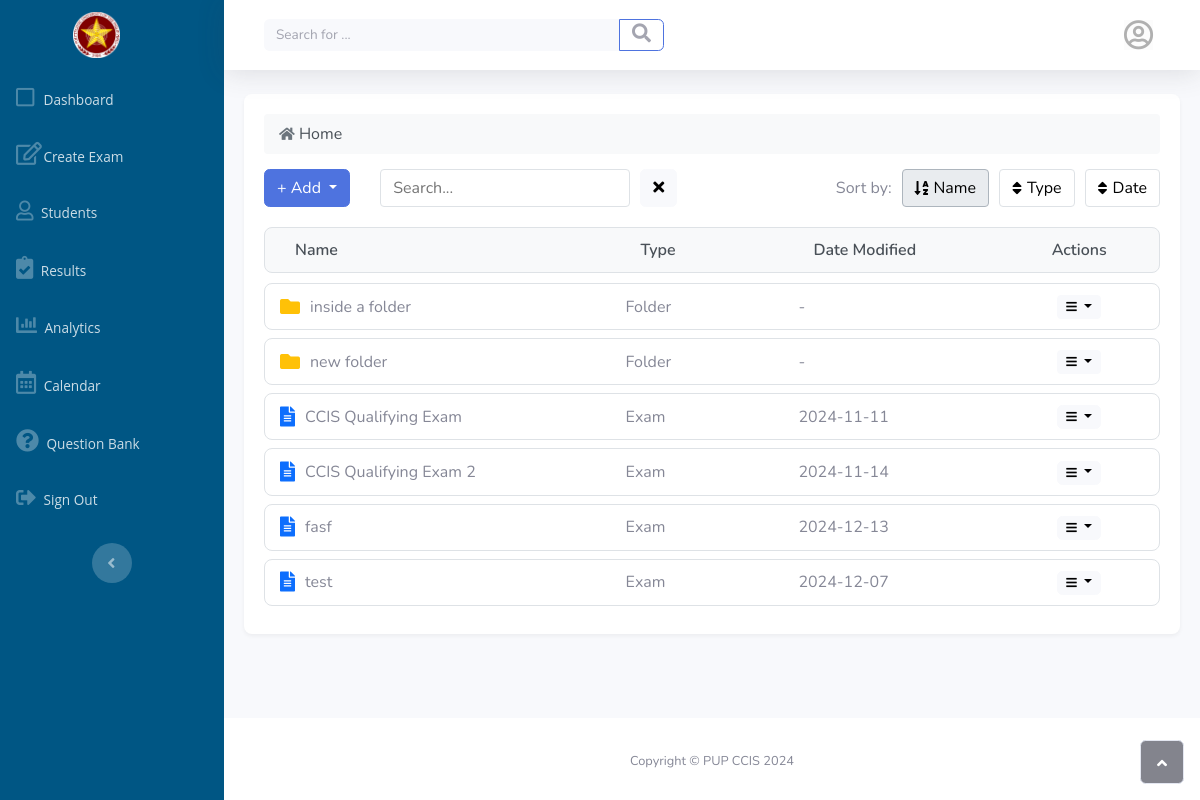
The app's page /admin/create-exam.php, older data.
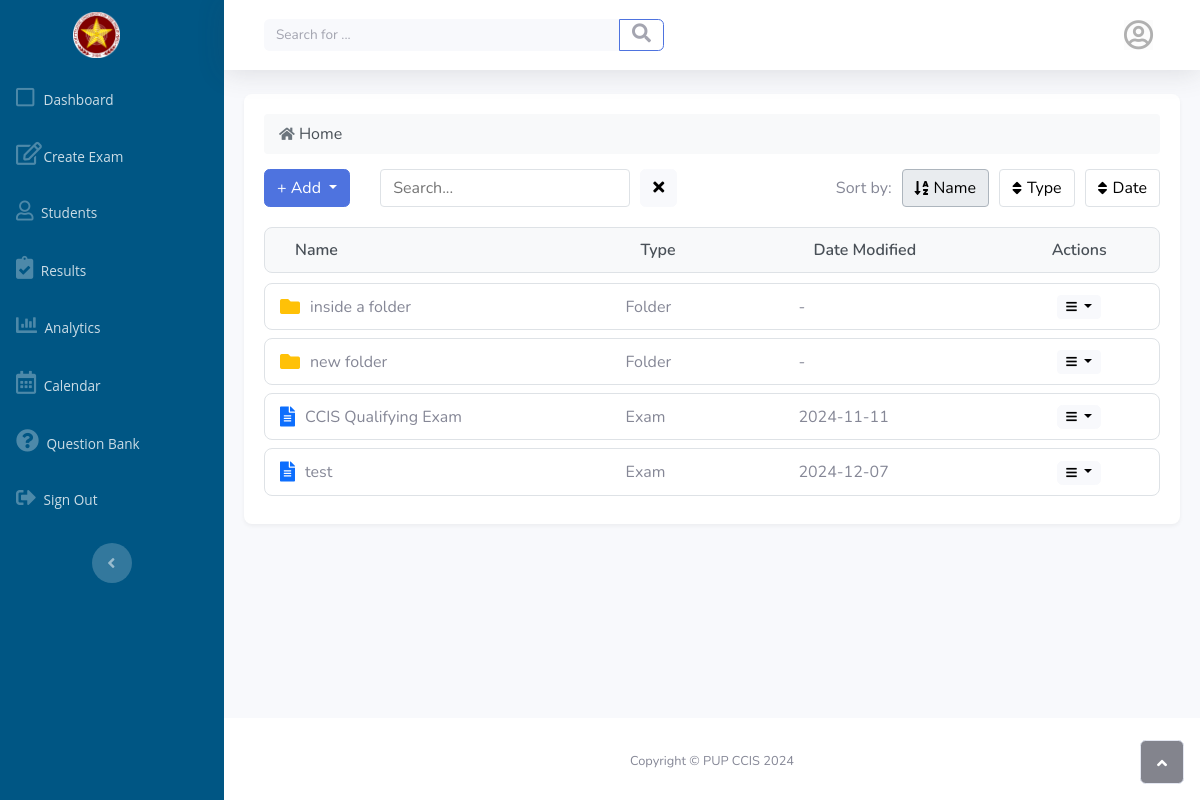
The same page, newer data.
### tables this page shows
CREATE TABLE `folders` (
  `folder_id` int NOT NULL,
  `folder_name` varchar(255) NOT NULL,
  `created_at` timestamp NULL DEFAULT CURRENT_TIMESTAMP,
  `parent_folder_id` int DEFAULT NULL
);

CREATE TABLE `exams` (
  `exam_id` int NOT NULL,
  `exam_name` varchar(255) NOT NULL,
  `description` text,
  `duration` varchar(50) NOT NULL,
  `schedule_date` date NOT NULL,
  `created_at` timestamp NULL DEFAULT CURRENT_TIMESTAMP,
  `folder_id` int DEFAULT NULL,
  `student_type` enum('tech','non-tech') DEFAULT NULL,
  `student_year` year DEFAULT NULL
);

### admin/create-exam.php (the view, shortened to what the changed rows need)
<?php
require_once '../config/config.php';
$folderId = isset($_GET['folder_id']) ? $_GET['folder_id'] : null;
if ($folderId) {
    $stmt = $conn->prepare("SELECT * FROM exams WHERE folder_id = ?");
    $stmt->bind_param("i", $folderId);
} else {
    $stmt = $conn->prepare("SELECT * FROM exams WHERE folder_id IS NULL");
}
$stmt->execute();
$result = $stmt->get_result();
?>
<!DOCTYPE html>
<html lang="en" data-bs-theme="light">
<head>
    <link rel="stylesheet" href="assets/bootstrap/css/bootstrap.min.css">
    <link rel="stylesheet" href="assets/fonts/fontawesome-all.min.css">
    <link rel="stylesheet" href="assets/css/styles.min.css">
</head>
<body id="page-top">
    <div id="wrapper">
        <div id="content-wrapper" class="d-flex flex-column">
            <div id="content">
                <div class="content-container">
                    <div class="folder-list" id="folderList">
                        <?php
                        include_once('../config/config.php');
                        $folder_sql = "SELECT * FROM folders WHERE " .
                            ($folderId ? "parent_folder_id = " . intval($folderId) : "parent_folder_id IS NULL") .
                            " ORDER BY folder_id DESC";
                        $folder_result = $conn->query($folder_sql);
                        if ($folder_result->num_rows > 0) {
                            while ($folder = $folder_result->fetch_assoc()) {
                                echo "<div class='folder-item' onclick='viewFolder({$folder['folder_id']})'>";
                                echo "<div class='name-col'>";
                                echo "<i class='fas fa-folder folder-icon'></i>";
                                echo $folder['folder_name'];
                                echo "</div>";
                                echo "<div class='type-col'>Folder</div>";
                                echo "<div class='date-col'>-</div>";
                                echo "<div class='actions-col'>
                                        <div class='dropdown'>
                                            <button class='btn btn-light btn-sm dropdown-toggle' type='button' data-bs-toggle='dropdown' aria-expanded='false'>
                                                <i class='fas fa-bars'></i>
                                            </button>
                                            <ul class='dropdown-menu'>
                                                <li><a class='dropdown-item' href='#'><i class='fas fa-trash-alt me-2 text-danger'></i>Delete</a></li>
                                                <li><a class='dropdown-item' href='#'><i class='fas fa-edit me-2 text-primary'></i>Rename</a></li>
                                            </ul>
                                        </div>
                                     </div>";
                                echo "</div>";
                            }
                        }
                        if ($result->num_rows > 0) {
                            while($row = $result->fetch_assoc()) {
                                echo "<div class='exam-item' onclick='openExam({$row['exam_id']})'>";
                                echo "<div class='name-col'>";
                                echo "<i class='fas fa-file-alt exam-icon'></i>";
                                echo $row['exam_name'];
                                echo "</div>";
                                echo "<div class='type-col'>Exam</div>";
                                echo "<div class='date-col'>" . $row['schedule_date'] . "</div>";
                                echo '<div class="actions-col">
                                        <div class="dropdown">
                                            <button class="btn btn-light dropdown-toggle" type="button">
                                                <i class="fas fa-bars"></i>
                                            </button>
                                                    <a class="dropdown-item" href="#" onclick="editExam(' . $row['exam_id'] . ', \'' . htmlspecialchars($row['exam_name']) . '\', \'' . $row['schedule_date'] . '\')">
                                                    </a>
                                                    <a class="dropdown-item text-primary" href="delete_exam.php?exam_id=' . $row['exam_id'] . '">
                                                    </a>
                                                    <a class="dropdown-item text-primary" href="test2.php?exam_id=' . $row['exam_id'] . '">
                                                    </a>
                                                    <a class="dropdown-item" href="#" onclick="openMoveModal(' . $row['exam_id'] . ')">
                                                    </a>
                                                    <a class="dropdown-item" href="#" onclick="openCopyModal(' . $row['exam_id'] . ')">
                                                    </a>
                                        </div>
                                    </div>';
                                echo "</div>";
                            }
                        }
                        ?>
                    </div>
                </div>
            </div>
            <?php include 'footer.php'; ?>
        </div>
    </div>
</body>
</html>

Row changes from the older to the newer data that the page shows:
removed exams: exam_name "CCIS Qualifying Exam 2", schedule_date "2024-11-14"
no longer on this page (row edited): exams: exam_name "fasf", schedule_date "2024-12-13"
